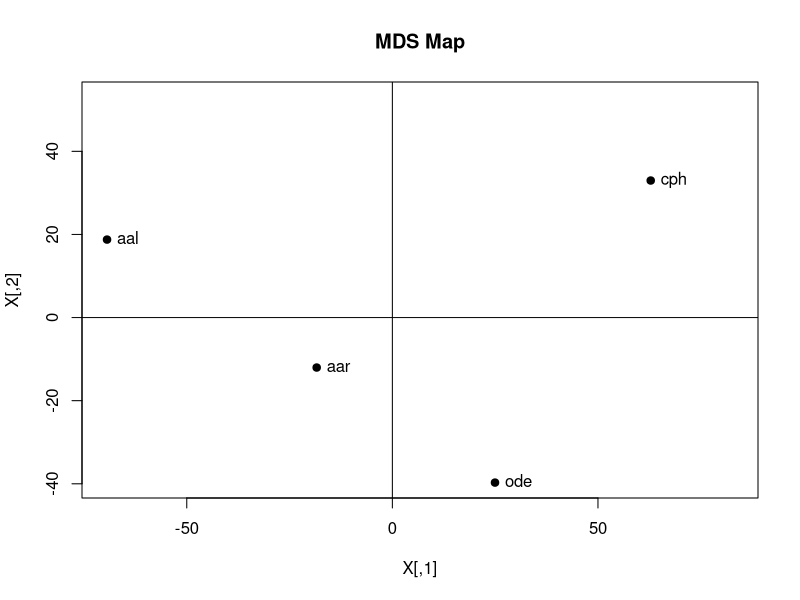

Write R code to recreate this figure.
# Experiment 3
# Aim: Multi-dimensional Scaling 

n <- 4
P <- rbind(c(0,93,82,133),c(93,0,52,60),c(82,52,0,111),c(133,60,111,0))

# Proximity Matrix
P_2 <- P**2
P_2
J <- diag(n) - ((1/n) * matrix(1, nrow = n, ncol = n))
J

# Double Centering Matrix
B <- (-1/2) * J %*% P_2 %*% J
B

eigen_B <- eigen(B)
eigen_B

eigen_B_values <- eigen_B$values[1:2]
eigen_B_values

eigen_B_vectors <- eigen_B$vectors[,1:2]
eigen_B_vectors

Lambda_matrix <- diag(sqrt(eigen_B_values))
Lambda_matrix

X <- eigen_B_vectors %*% Lambda_matrix
X

plot(X, pch = 19, xlim = range(X[,1])+c(0,20), ylim = range(X[,2])+c(0,20), main = "MDS Map")
city_names <- c("cph", "aar", "ode", "aal")
text(X[,1],X[,2],pos = 4, labels = city_names)
abline(v=0,h=0)
